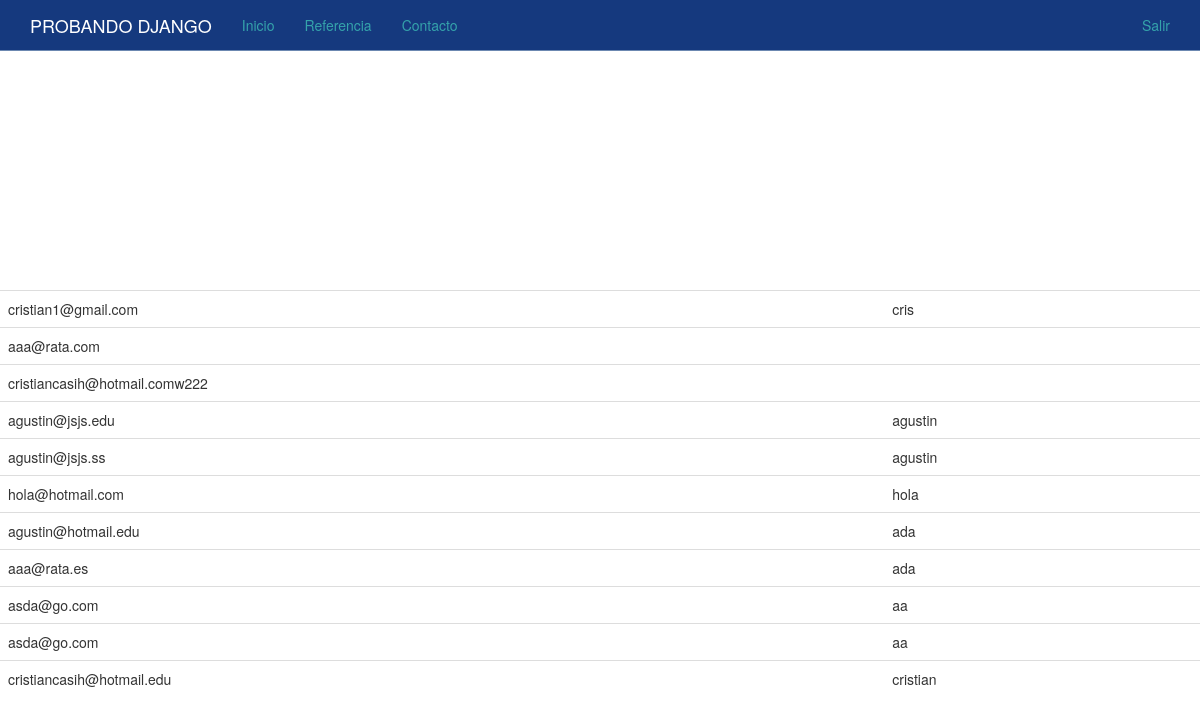
The app's page / (signed in), older data.
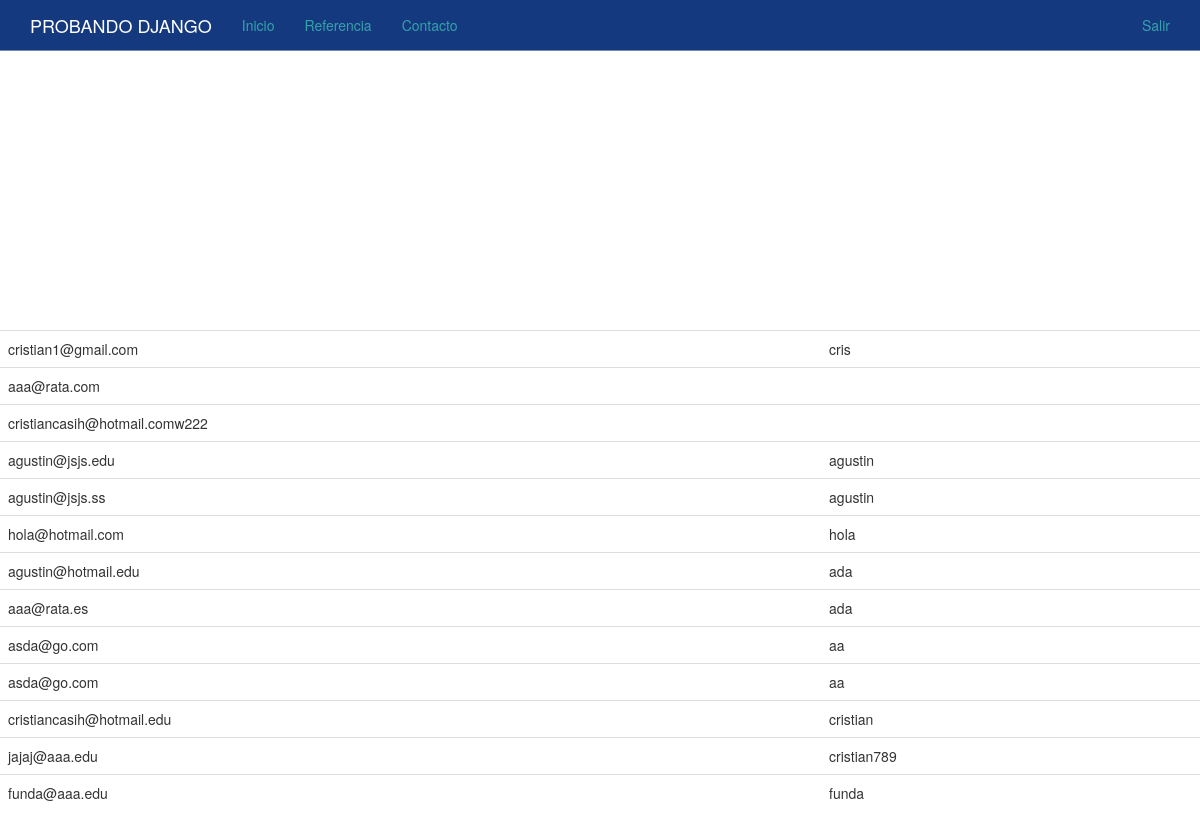
The same page, newer data.
### boletin/models.py (models this page shows)
class Registrado(models.Model):
    nombre = models.CharField(max_length=100, blank=True, null=True)
    email=models.EmailField()
    timestramp= models.DateTimeField(auto_now_add=True, auto_now=False)
    def __unicode__(self): #Python2
        return self.email

### boletin/views.py (the view, shortened to what this page needs)
# urls.py: url(r'^$', views.inicio, name='inicio'),
def inicio(request):
    titulo = "Bienvenidos"
    if request.user.is_authenticated():
        titulo = "Bienvenido %s" %(request.user)
    form = RegModelForm(request.POST or None)
    context = {
                "titulo": titulo,
                "el_form":form,
            }
    if request.user.is_authenticated() and request.user.is_staff:
        queryset = Registrado.objects.all()
        context = {
            "queryset": queryset,
        }
    return render(request, "inicio.html",context)

### templates/inicio.html (shortened to what this page needs)
{% extends "base.html" %}
{% load crispy_forms_tags %}
{% load static %}
{% block jumbotron %}
{% if request.user.is_staff %}
<table class='table'>
{% for intance in queryset %}
<tr><td>{{ intance }}</td><td>{{ intance.nombre }}</td><td>{{ intance.timestamp }}</td></tr><br/>
{% endfor %}
</table>
{% endif %}
{% endblock %}

### templates/base.html (shortened to what this page needs)
<!DOCTYPE html>
{% load static %}
<html lang="en">
  <head>
{% include "head_css.html" %}
  </head>
  <body>
{% include "navbar.html" %}
{% block jumbotron %}
{% endblock %}
{% include "javascript.html" %}
    </body>
</html>

### templates/head_css.html (shortened to what this page needs)
{% load static %}
    <link href="{%static 'css/bootstrap.min.css' %}" rel="stylesheet">
    <link rel="stylesheet" href="https://use.fontawesome.com/releases/v5.5.0/css/all.css">
    <link href="{% static 'css/ie10-viewport-bug-workaround.css' %}" rel="stylesheet">
    <link href="{% static 'css/navbar-static-top.css' %}" rel="stylesheet">
    <link href="{% static 'css/custom.css' %}" rel="stylesheet">

### templates/navbar.html (shortened to what this page needs)
    <nav class="navbar navbar-default navbar-static-top">
      <div class="container">
        <div class="navbar-header">
          <a class="navbar-brand" href="#">PROBANDO DJANGO</a>
        </div>
        <div id="navbar" class="navbar-collapse collapse">
          <ul class="nav navbar-nav">
            <li class="active"><a href="/">Inicio</a></li>
            <li><a href="{% url 'about' %}">Referencia</a></li>
            <li><a href="{% url 'contact' %}">Contacto</a></li>
          </ul>
          <ul class="nav navbar-nav navbar-right">
             {% if request.user.is_authenticated %}
             <li><a href="{% url 'auth_logout' %}">Salir</a></li>
             {% else %}
             <li><a href="{% url 'registration_register' %}">Registrarte</a></li>
             {% endif %}
          </ul>
        </div>
      </div>
    </nav>

### templates/javascript.html (shortened to what this page needs)
{% load static %}
  </body>
</html>
 <link href="{% static 'css/ie10-viewport-bug-workaround.css' %}" rel="stylesheet">

### static_pro/static/css/navbar-static-top.css (style rules this page uses)
body { min-height: 750px; }
.navbar-static-top { margin-bottom: 19px; }
.navbar-default { background-color: #15397e !important; border-color: #6c88b1 !important; }
.navbar-default .navbar-brand { color:#FFF !important; }
.navbar-default .navbar-nav>li>a { color: #35a3ab !important; background-color: #15397e !important; }

Row changes from the older to the newer data that the page shows:
added Registrado: email "jajaj@aaa.edu", nombre "cristian789"
added Registrado: email "funda@aaa.edu", nombre "funda"
